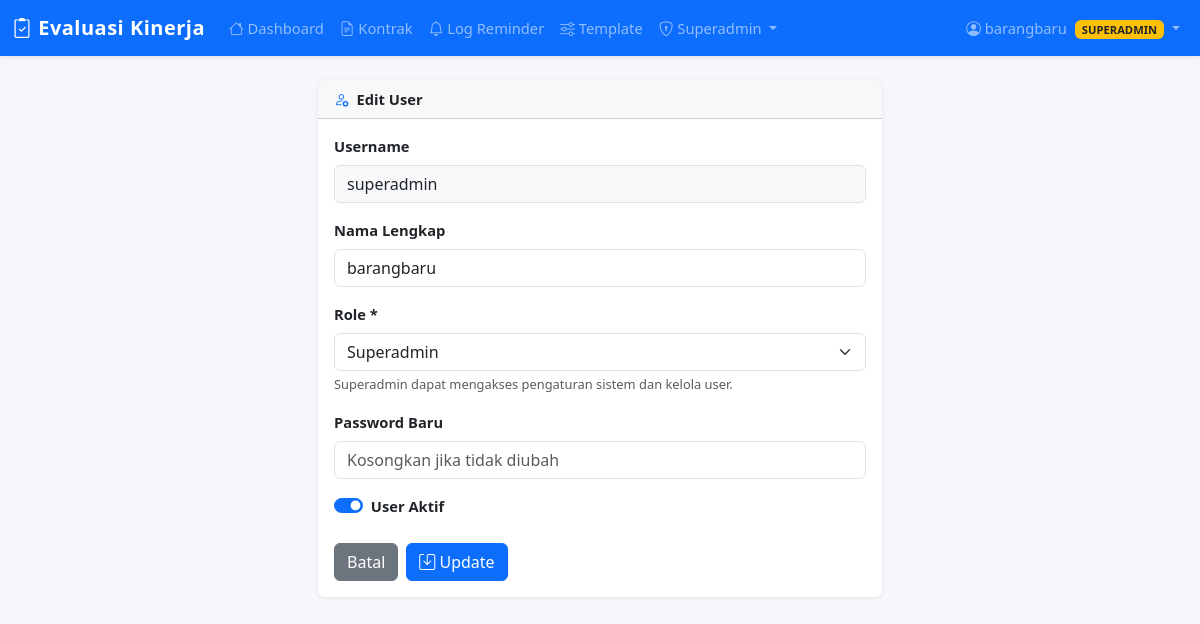
Screenshot of /users/1/edit (signed in) with the database file from the repository.
### tables this page shows
CREATE TABLE users (
    id INTEGER PRIMARY KEY AUTOINCREMENT,
    username TEXT UNIQUE NOT NULL,
    password_hash TEXT NOT NULL,
    full_name TEXT DEFAULT '',
    role TEXT DEFAULT 'admin',
    is_active INTEGER DEFAULT 1,
    last_login TEXT DEFAULT '',
    created_at TEXT DEFAULT (datetime('now','localtime'))
);

### app.py (the view, shortened to what this page needs)
@app.route('/users/<int:uid>/edit', methods=['GET', 'POST'])
@superadmin_required
def user_edit(uid):
    db = get_db()
    user = db.execute('SELECT * FROM users WHERE id=?', (uid,)).fetchone()
    if not user:
        flash('User tidak ditemukan', 'danger')
        return redirect(url_for('users_list'))
    return render_template('user_form.html', user=user)

### app.py (called while the page is built)
def get_db():
    if 'db' not in g:
        g.db = sqlite3.connect(DB_PATH)
        g.db.row_factory = sqlite3.Row
        g.db.execute('PRAGMA foreign_keys = ON')
    return g.db

def superadmin_required(f):
    @wraps(f)
    def decorated(*args, **kwargs):
        if 'user_id' not in session:
            return redirect(url_for('login'))
        if session.get('user_role') != 'superadmin':
            flash('Akses ditolak — fitur ini hanya untuk Superadmin', 'danger')
            return redirect(url_for('index'))
        return f(*args, **kwargs)
    return decorated

@app.context_processor
def inject_globals():
    return {
        'current_user': {
            'id':       session.get('user_id'),
            'username': session.get('username'),
            'name':     session.get('user_name'),
            'role':     session.get('user_role'),
        } if 'user_id' in session else None,
        'now_year':   date.today().year,
        'today_date': date.today().isoformat(),
    }

### templates/user_form.html (shortened to what this page needs)
{% extends 'base.html' %}
{% block content %}
<div class="row justify-content-center">
  <div class="col-md-6">
    <div class="card">
      <div class="card-header py-2 fw-bold">
        <i class="bi bi-person-{{ 'gear' if user else 'plus' }} text-primary me-1"></i>
        {{ 'Edit User' if user else 'Tambah User Baru' }}
      </div>
      <div class="card-body">
        <form method="post">
          {% if not user %}
          <div class="mb-3">
            <label class="form-label fw-semibold">Username *</label>
            <input type="text" name="username" class="form-control" required
                   placeholder="Contoh: budi.santoso" autocomplete="off">
          </div>
          {% else %}
          <div class="mb-3">
            <label class="form-label fw-semibold">Username</label>
            <input type="text" class="form-control bg-light" value="{{ user.username }}" disabled>
          </div>
          {% endif %}
          <div class="mb-3">
            <label class="form-label fw-semibold">Nama Lengkap</label>
            <input type="text" name="full_name" class="form-control"
                   value="{{ user.full_name if user else '' }}" placeholder="Nama lengkap">
          </div>
          <div class="mb-3">
            <label class="form-label fw-semibold">Role *</label>
            <select name="role" class="form-select">
              <option value="superadmin" {{ 'selected' if user and user.role=='superadmin' else '' }}>Superadmin</option>
            </select>
            <div class="form-text">Superadmin dapat mengakses pengaturan sistem dan kelola user.</div>
          </div>
          <div class="mb-3">
            <label class="form-label fw-semibold">{{ 'Password Baru' if user else 'Password *' }}</label>
            <input type="password" name="password" class="form-control"
                   {{ '' if user else 'required' }}
                   placeholder="{{ 'Kosongkan jika tidak diubah' if user else 'Minimal 6 karakter' }}"
                   autocomplete="new-password">
          </div>
          {% if user %}
          <div class="mb-4">
            <div class="form-check form-switch">
              <input class="form-check-input" type="checkbox" name="is_active"
                     id="isActive" {{ 'checked' if user.is_active else '' }}>
              <label class="form-check-label fw-semibold" for="isActive">User Aktif</label>
            </div>
          </div>
          {% endif %}
          <div class="d-flex gap-2">
            <a href="/users" class="btn btn-secondary">Batal</a>
            <button type="submit" class="btn btn-primary">
              <i class="bi bi-save"></i> {{ 'Update' if user else 'Buat User' }}
            </button>
          </div>
        </form>
      </div>
    </div>
  </div>
</div>
{% endblock %}

### templates/base.html (shortened to what this page needs)
<!DOCTYPE html>
<html lang="id">
<head>
  <link href="https://cdn.jsdelivr.net/npm/bootstrap@5.3.3/dist/css/bootstrap.min.css" rel="stylesheet">
  <link href="https://cdn.jsdelivr.net/npm/bootstrap-icons@1.11.3/font/bootstrap-icons.min.css" rel="stylesheet">
</head>
<body>
{% if current_user %}
<nav class="navbar navbar-expand-lg navbar-dark bg-primary shadow-sm mb-4">
  <div class="container-fluid">
    <a class="navbar-brand" href="/"><i class="bi bi-clipboard2-check"></i> Evaluasi Kinerja</a>
    <div class="collapse navbar-collapse" id="navMain">
      <ul class="navbar-nav me-auto">
        <li class="nav-item"><a class="nav-link" href="/"><i class="bi bi-house"></i> Dashboard</a></li>
        <li class="nav-item"><a class="nav-link" href="/contracts"><i class="bi bi-file-earmark-text"></i> Kontrak</a></li>
        <li class="nav-item"><a class="nav-link" href="/reminders"><i class="bi bi-bell"></i> Log Reminder</a></li>
        <li class="nav-item"><a class="nav-link" href="/admin"><i class="bi bi-sliders"></i> Template</a></li>
        {% if current_user.role == 'superadmin' %}
        <li class="nav-item dropdown">
          <a class="nav-link dropdown-toggle" href="#" data-bs-toggle="dropdown">
            <i class="bi bi-shield-lock"></i> Superadmin
          </a>
        </li>
        {% endif %}
      </ul>
      <ul class="navbar-nav ms-auto">
        <li class="nav-item dropdown">
          <a class="nav-link dropdown-toggle" href="#" data-bs-toggle="dropdown">
            <i class="bi bi-person-circle"></i>
            {{ current_user.name }}
            <span class="badge {% if current_user.role == 'superadmin' %}bg-warning text-dark{% else %}bg-light text-dark{% endif %} ms-1" style="font-size:.7rem">
              {{ current_user.role | upper }}
            </span>
          </a>
        </li>
      </ul>
    </div>
  </div>
</nav>
{% endif %}
<div class="container-fluid px-4">
  {% block content %}{% endblock %}
</div>
</body>
</html>

### templates/base.html (style rules this page uses)
body { background:#f5f7fa; font-size:.92rem; }
.navbar-brand { font-weight:700; letter-spacing:.5px; }
.card { border:none; box-shadow:0 1px 4px rgba(0,0,0,.08); }

### rows the page displays
users: name "barangbaru", username "superadmin", full_name "barangbaru"

### other values shown
{{ current_user.role | upper }} "SUPERADMIN"
{{ 'Edit User' if user else 'Tambah User Baru' }} "Edit User"
{{ 'Password Baru' if user else 'Password *' }} "Password Baru"
{{ 'Update' if user else 'Buat User' }} "Update"
